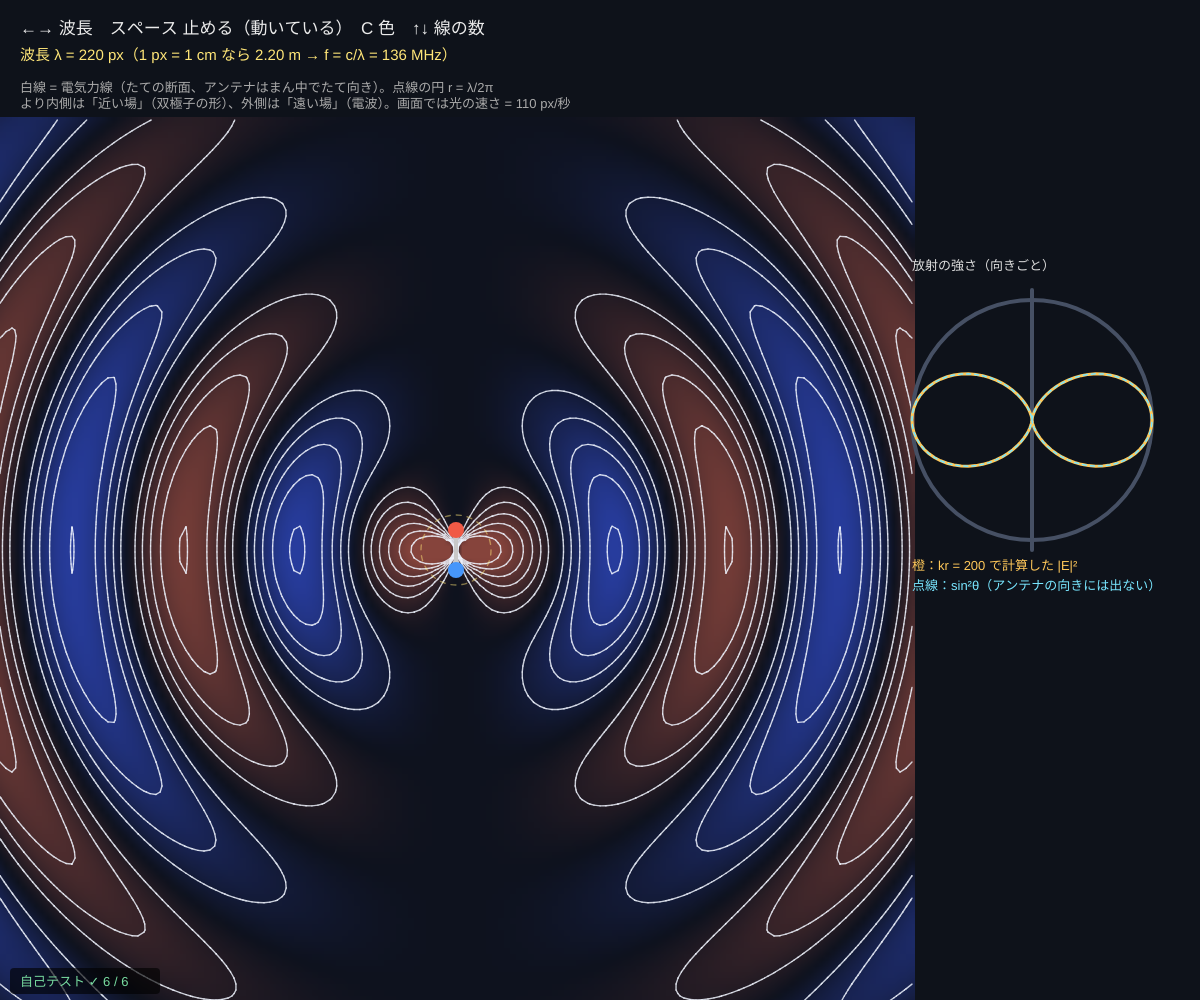
Frame 1 (no input)
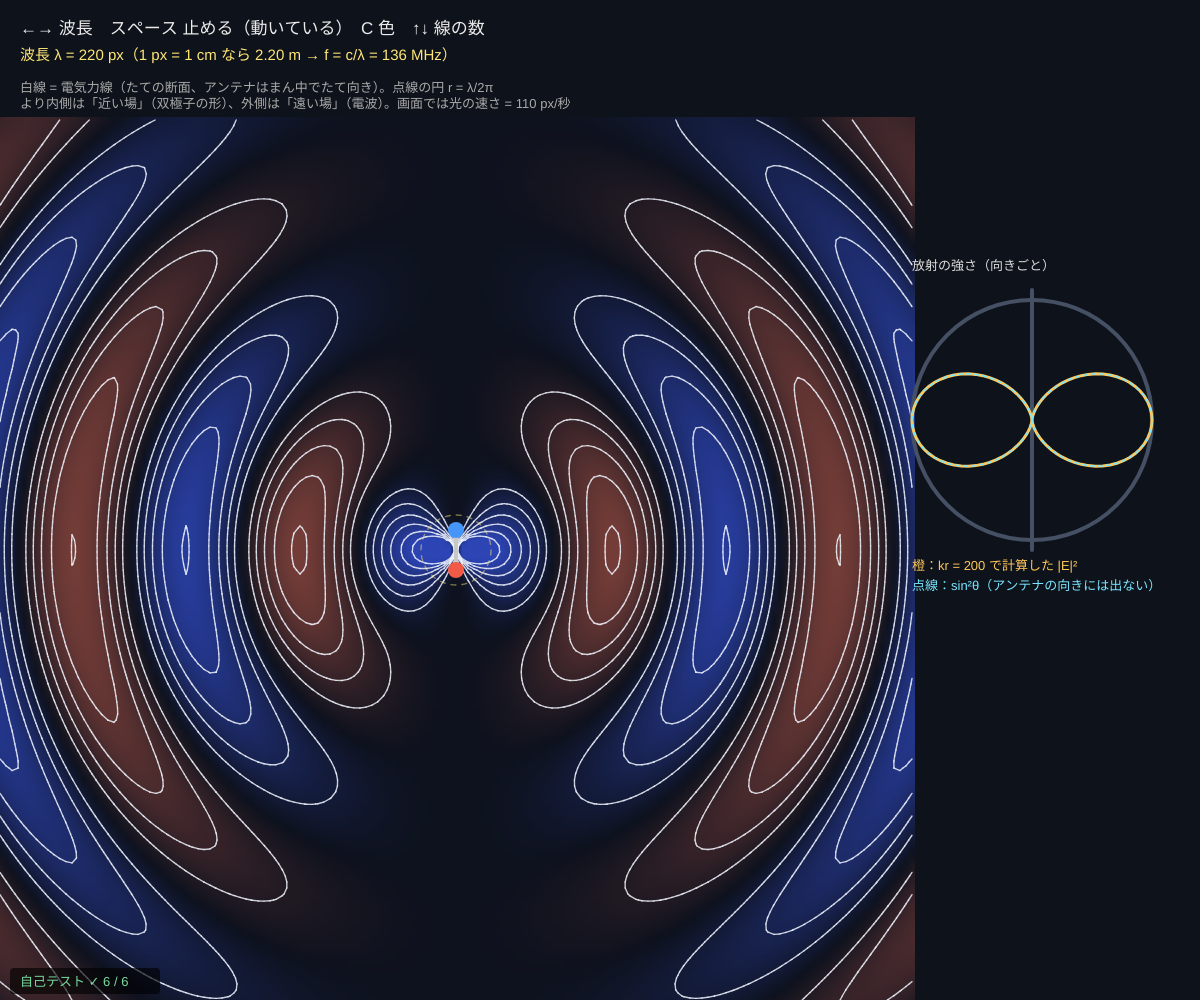
Frame 60 (no input)
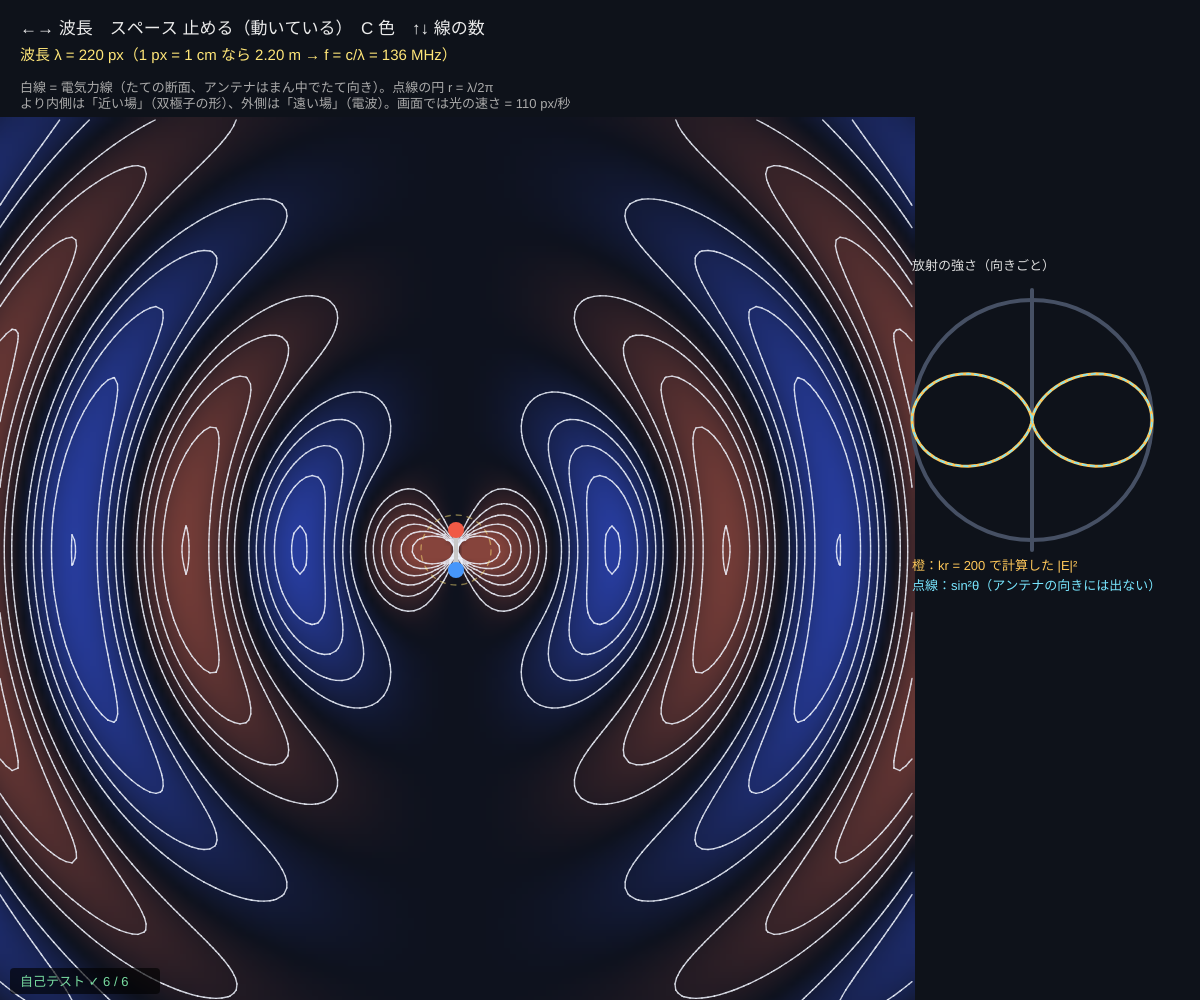
Frame 120 (the mouse pressed at the canvas centre since frame 60)

The p5.js sketch that drew these frames (run headless with seeded random() and noise() and a simulated clock; from frame 60 on, the mouse is pressed at the canvas centre):

// p5.js sketch
// ── sketch.js
// ============================================
// 12 アンテナからの電波 ─ 振動する電気双極子のまわりの電気力線
// まん中の短いアンテナで ＋ と − が入れかわり続ける（ヘルツの双極子）。電場は式で正確にわかる（解析解）
// 電気力線 = 関数 Ψ = sin²θ·(cos(kr − ωt)/(kr) + sin(kr − ωt)) の等高線。近くでは双極子の形、遠くでは輪が切りはなされて光の速さで飛んでいく
// ←→ = 波長（周波数）/ スペース = 止める / C = 色 / ↑↓ = 線の数
// ============================================

const CPX = 110;                       // ★ 画面の上での光の速さ [px/秒]（本物は 3×10⁸ m/s）
const PX_M = 0.01;                     // ★ 1 px = 1 cm として周波数を計算
const CELL = 6;                        // 等高線の格子 [px]
let lam = 220, phase = 0, paused = false, showColor = true, nLev = 6, cx, cy, NX, NY, psi, img;

function setup() {
  createCanvas(windowWidth, windowHeight);
  pixelDensity(1);
  cx = width * 0.38; cy = height * 0.55;
  NX = Math.ceil(width * 0.76 / CELL) + 1; NY = Math.ceil((height - 120) / CELL) + 1;
  psi = new Float64Array(NX * NY); img = createImage(NX, NY);
  selfTest();
}

function draw() {
  background(14, 18, 26);
  let k = (2 * Math.PI) / lam;
  if (!paused) phase += (2 * Math.PI * CPX / lam) * Math.min(deltaTime, 50) / 1000;     // ωt
  img.loadPixels();
  for (let j = 0; j < NY; j++) for (let i = 0; i < NX; i++) {
    let x = i * CELL - cx, z = cy - (120 + j * CELL), r = Math.hypot(x, z), th = Math.atan2(Math.abs(x), z);
    let v = streamPsi(Math.max(k * r, 0.25), th, phase), q = j * NX + i, p = 4 * q;
    psi[q] = v;
    let e = showColor ? clampv(Math.abs(v), 0, 1.2) / 1.2 : 0;                           // 色：|Ψ|
    img.pixels[p] = 14 + (v > 0 ? 120 * e : 30 * e); img.pixels[p + 1] = 18 + 50 * e; img.pixels[p + 2] = 30 + (v < 0 ? 150 * e : 30 * e); img.pixels[p + 3] = 255;
  }
  img.updatePixels();
  image(img, -CELL / 2, 120 - CELL / 2, NX * CELL, NY * CELL);
  stroke(240, 245, 255, 210); strokeWeight(1.4);
  for (let L = 1; L <= nLev; L++) for (let sgn of [1, -1]) {
    let lev = (sgn * L) / (nLev + 1) * 1.4;
    for (let s of marchingSquares(psi, NX, NY, lev)) line(s[0] * CELL, 120 + s[1] * CELL, s[2] * CELL, 120 + s[3] * CELL);
  }
  // 近い場と遠い場の境目 r = λ/2π
  noFill(); stroke(255, 230, 120, 120); drawingContext.setLineDash([5, 6]); circle(cx, cy, (2 * lam) / (2 * Math.PI)); drawingContext.setLineDash([]);
  // アンテナ（電荷 ± が入れかわる）
  let q = Math.cos(phase);
  stroke(200); strokeWeight(4); line(cx, cy - 18, cx, cy + 18);
  noStroke(); fill(q > 0 ? color(240, 90, 70) : color(70, 150, 250)); circle(cx, cy - 20, 6 + 10 * Math.abs(q));
  fill(q > 0 ? color(70, 150, 250) : color(240, 90, 70)); circle(cx, cy + 20, 6 + 10 * Math.abs(q));
  drawPattern(width * 0.86, height * 0.42, Math.min(130, width * 0.1));
  // 文字
  let f = (CPX / lam), fReal = 3e8 / (lam * PX_M);
  noStroke(); fill(235); textSize(17);
  text('←→ 波長　スペース 止める（' + (paused ? '止めている' : '動いている') + '）　C 色　↑↓ 線の数', 20, 34);
  fill(255, 230, 120); textSize(15);
  text('波長 λ = ' + lam + ' px（1 px = 1 cm なら ' + (lam * PX_M).toFixed(2) + ' m → f = c/λ = ' + sci(fReal / 1e6) + ' MHz）', 20, 60);
  fill(170); textSize(13);
  text('白線 = 電気力線（たての断面、アンテナはまん中でたて向き）。点線の円 r = λ/2π より内側は「近い場」（双極子の形）、外側は「遠い場」（電波）。画面では光の速さ = ' + CPX + ' px/秒', 20, 82, width * 0.7);
  noStroke(); fill(0, 0, 0, 160); rect(10, height - 32, 150, 26, 4);
  drawSelfTest(20, height - 14);
}

// 右：放射の強さの向き（遠くの E を式で計算して |E|² の時間平均）と sin²θ
function drawPattern(x, y, R) {
  noFill(); stroke(70, 80, 100); circle(x, y, 2 * R); line(x, y - R - 10, x, y + R + 10);
  let pts = [], pts2 = [];
  for (let a = 0; a <= 360; a += 3) {
    let th = (a * Math.PI) / 180, s = farIntensity(Math.abs(th) % (2 * Math.PI)), r = R * s;
    pts.push([x + r * Math.sin(th), y - r * Math.cos(th)]);
    let r2 = R * Math.sin(th) ** 2; pts2.push([x + r2 * Math.sin(th), y - r2 * Math.cos(th)]);
  }
  stroke(255, 200, 90); strokeWeight(3); polyline(pts);
  stroke(120, 230, 255); strokeWeight(1.5); drawingContext.setLineDash([4, 4]); polyline(pts2); drawingContext.setLineDash([]);
  noStroke(); fill(220); textSize(13);
  text('放射の強さ（向きごと）', x - R, y - R - 30);
  fill(255, 200, 90); text('橙：kr = 200 で計算した |E|²', x - R, y + R + 30); fill(120, 230, 255); text('点線：sin²θ（アンテナの向きには出ない）', x - R, y + R + 50);
}

function keyPressed() {
  if (key === RIGHT_ARROW) lam = Math.min(400, lam + 20);
  if (key === LEFT_ARROW) lam = Math.max(60, lam - 20);
  if (key === UP_ARROW) nLev = Math.min(12, nLev + 1);
  if (key === DOWN_ARROW) nLev = Math.max(2, nLev - 1);
  if (key === ' ') paused = !paused;
  if (key === 'c' || key === 'C') showColor = !showColor;
  if (key === 'r' || key === 'R') { lam = 220; nLev = 6; paused = false; }
  return false;
}

// ---- 自己テスト
function selfTest() {
  selfTestResults = [];
  let worst = 0;
  for (let n = 0; n < 40; n++) {                           // E が Ψ の等高線にそっている（E·∇Ψ = 0）
    let kr = 0.3 + n * 0.37, th = 0.2 + ((n * 0.61) % 2.7), wt = n * 0.9, e = fieldE(kr, th, wt), h = 1e-6;
    let dr = (streamPsi(kr + h, th, wt) - streamPsi(kr - h, th, wt)) / (2 * h), dth = (streamPsi(kr, th + h, wt) - streamPsi(kr, th - h, wt)) / (2 * h) / kr;
    worst = Math.max(worst, Math.abs(e[0] * dr + e[1] * dth) / (Math.hypot(e[0], e[1]) * Math.hypot(dr, dth) + 1e-300));
  }
  check('式の電場 E は Ψ の等高線（電気力線）にそっている（E·∇Ψ ≈ 0）', worst < 1e-5);
  check('遠くの放射の強さ ∝ sin²θ（1% 以内）', [0.3, 0.7, 1.2].every((t) => nearRel(farIntensity(t), Math.sin(t) ** 2, 0.01)));
  let P = 0, n = 2000; for (let i = 0; i < n; i++) { let t = (Math.PI * (i + 0.5)) / n, c = cplxE(500, t); P += (c[2] * c[2] + c[3] * c[3]) * 500 * 500 * 2 * Math.PI * Math.sin(t) * (Math.PI / n); }
  check('全部の向きに出る電力 ∝ ∫sin²θ dΩ = 8π/3（ラーモアの式の形、1% 以内）', nearRel(P, (8 * Math.PI) / 3, 0.01));
  let e0 = fieldE(0.01, 0.6, 0);
  check('ごく近く（kr ≪ 1）は ふつうの双極子：E_r/E_θ = 2 cot θ', nearRel(e0[0] / e0[1], 2 / Math.tan(0.6), 1e-3));
  let root = (wt) => { let lo = 40, hi = 40 + Math.PI; for (let i = 0; i < 60; i++) { let m = (lo + hi) / 2; (Math.sign(streamPsi(m, Math.PI / 2, wt)) === Math.sign(streamPsi(lo, Math.PI / 2, wt))) ? (lo = m) : (hi = m); } return lo; };
  check('遠くの輪は光の速さで進む（Δ(kr) = Δ(ωt)、1% 以内）', nearRel(root(0.5) - root(0), 0.5, 0.01));
  check('c = fλ：λ = 2 m → f = 150 MHz', near(3e8 / 2 / 1e6, 150, 1e-9));
  reportSelfTest();
}

// ---------- やってみよう ----------
// 1. 止めて（スペース）、電気力線の輪がアンテナから切りはなされる瞬間を探そう
// 2. ←→ で波長を変えると、点線の円（λ/2π）と輪の間隔はどう変わる？
// 3. アンテナの真上（たての向き）には電波が出ない。右の図で確かめよう。テレビのアンテナの向きとの関係は？
// 4. FM ラジオ（80 MHz）の波長は何 m？ そのときの半波長アンテナの長さは？
// 5. CPX を変えて、画面の上での光の速さを変えてみよう


// ==================================================
// ここから下は「電磁気の道具」（中身は読まなくても OK。消さないでね）
// ==================================================
// ---- 電気力線の関数 Ψ（kr、θ = アンテナの向きからの角度、wt = ωt）
function streamPsi(kr, th, wt) { let a = kr - wt; return Math.sin(th) ** 2 * (Math.cos(a) / kr + Math.sin(a)); }
// ---- ヘルツの双極子の電場（係数 k³p/4πε0 を 1 にした値）：複素数で [Re E_r, Im E_r, Re E_θ, Im E_θ]（時刻 0）
// E_r = 2cosθ (1/(kr)³ − i/(kr)²) e^{ikr}、E_θ = sinθ (1/(kr)³ − i/(kr)² − 1/(kr)) e^{ikr}
function cplxE(kr, th) {
  let c = Math.cos(kr), s = Math.sin(kr), a = 1 / kr ** 3, b = 1 / kr ** 2, d = 1 / kr;
  let mul = (re, im) => [re * c - im * s, re * s + im * c];
  let er = mul(a, -b), et = mul(a - d, -b);
  return [2 * Math.cos(th) * er[0], 2 * Math.cos(th) * er[1], Math.sin(th) * et[0], Math.sin(th) * et[1]];
}
// ---- 時刻 t の本物の電場 Re(E e^{−iωt}) = [E_r, E_θ]
function fieldE(kr, th, wt) { let c = cplxE(kr, th), cw = Math.cos(wt), sw = Math.sin(wt); return [c[0] * cw + c[1] * sw, c[2] * cw + c[3] * sw]; }
// ---- 遠く（kr = 200）での |E|² の時間平均を、θ = 90° を 1 として
function farIntensity(th) { let c = cplxE(200, th), m = cplxE(200, Math.PI / 2); return (c[0] ** 2 + c[1] ** 2 + c[2] ** 2 + c[3] ** 2) / (m[2] ** 2 + m[3] ** 2); }
// ---- マーチング・スクエア：値 = level の線分 [x1, y1, x2, y2]（格子の単位）
function marchingSquares(g, nx, ny, level) {
  let segs = [];
  let at = (a, b, ia, ja, ib, jb) => { let t = (level - a) / (b - a); return [ia + t * (ib - ia), ja + t * (jb - ja)]; };
  for (let j = 0; j < ny - 1; j++) for (let i = 0; i < nx - 1; i++) {
    let v0 = g[j * nx + i], v1 = g[j * nx + i + 1], v2 = g[(j + 1) * nx + i + 1], v3 = g[(j + 1) * nx + i];
    let pts = [];
    if ((v0 > level) !== (v1 > level)) pts.push(at(v0, v1, i, j, i + 1, j));
    if ((v1 > level) !== (v2 > level)) pts.push(at(v1, v2, i + 1, j, i + 1, j + 1));
    if ((v2 > level) !== (v3 > level)) pts.push(at(v2, v3, i + 1, j + 1, i, j + 1));
    if ((v3 > level) !== (v0 > level)) pts.push(at(v3, v0, i, j + 1, i, j));
    if (pts.length >= 2) segs.push([pts[0][0], pts[0][1], pts[1][0], pts[1][1]]);
    if (pts.length === 4) segs.push([pts[2][0], pts[2][1], pts[3][0], pts[3][1]]);
  }
  return segs;
}
// ---- 描く道具（どのスケッチも同じ）
function clampv(v, a, b) { return v < a ? a : v > b ? b : v; }
function polyline(pts) {               // 点が 2 つ以上あるときだけ折れ線を描く（[[x, y], ...]）
  if (!pts || pts.length < 2) return;
  beginShape(); for (let p of pts) vertex(p[0], p[1]); endShape();
}
function arrowTo(x1, y1, x2, y2, hs) {  // (x1, y1) → (x2, y2) の矢印。hs = 矢じりの大きさ
  let dx = x2 - x1, dy = y2 - y1, L = Math.hypot(dx, dy);
  if (!(L > 0.5)) return;
  line(x1, y1, x2, y2);
  let ux = dx / L, uy = dy / L, h = Math.min(hs || 8, L * 0.5);
  line(x2, y2, x2 - h * ux + h * 0.5 * uy, y2 - h * uy - h * 0.5 * ux);
  line(x2, y2, x2 - h * ux - h * 0.5 * uy, y2 - h * uy + h * 0.5 * ux);
}
const SUP = { '-': '⁻', '0': '⁰', '1': '¹', '2': '²', '3': '³', '4': '⁴', '5': '⁵', '6': '⁶', '7': '⁷', '8': '⁸', '9': '⁹' };
function sci(v, d) {                   // 0.000032 → "3.20×10⁻⁵"（大きい数・小さい数を読みやすく）
  if (!isFinite(v)) return '—';
  if (v === 0) return '0';
  let sig = d === undefined ? 3 : d, e = Math.floor(Math.log10(Math.abs(v)));
  if (e >= -2 && e <= 3) return v.toFixed(Math.max(0, sig - 1 - e));
  let m = v / Math.pow(10, e);
  return m.toFixed(sig - 1) + '×10' + String(e).split('').map((c) => SUP[c]).join('');
}
// グラフの枠：g = { x, y, w, h }。lo〜hi の範囲で、数字の配列 arr を左から右へ（cap 個ぶん）
function plotFrame(g, title, lo, hi) {
  noFill(); stroke(70, 80, 100); strokeWeight(1); rect(g.x, g.y, g.w, g.h);
  if (lo < 0 && hi > 0) { let y0 = g.y + g.h * (hi / (hi - lo)); stroke(70, 80, 100, 160); line(g.x, y0, g.x + g.w, y0); }
  noStroke(); fill(200); textSize(13); text(title, g.x + 4, g.y - 6);
  fill(140); textSize(11); text(sci(hi, 2), g.x + g.w + 4, g.y + 10); text(sci(lo, 2), g.x + g.w + 4, g.y + g.h);
}
function plotTrace(g, arr, lo, hi, cap) {
  if (!arr || arr.length < 2) return;
  noFill(); beginShape();
  for (let i = 0; i < arr.length; i++) vertex(g.x + (i / (cap - 1)) * g.w, g.y + g.h - clampv((arr[i] - lo) / (hi - lo), 0, 1) * g.h);
  endShape();
}
function pushCap(arr, v, cap) { arr.push(v); if (arr.length > cap) arr.shift(); }
// ---- 自己テストの道具
let selfTestResults = [];
function check(name, cond) { selfTestResults.push({ name, ok: !!cond }); }
function near(a, b, tol) { return a !== null && a !== undefined && isFinite(a) && Math.abs(a - b) <= (tol === undefined ? 1e-9 : tol); }
function nearRel(a, b, rel) { return near(a, b, Math.abs(b) * rel); }   // 相対誤差 rel 以内
function reportSelfTest() { for (let r of selfTestResults) (r.ok ? console.log : console.error)((r.ok ? '✓ ' : '✗ ') + r.name); }
function selfTestLine() { let n = selfTestResults.filter((r) => r.ok).length; return '自己テスト ' + (n === selfTestResults.length ? '✓ ' : '✗ ') + n + ' / ' + selfTestResults.length; }
function drawSelfTest(x, y) {
  noStroke(); textSize(13);
  if (selfTestResults.length > 0 && selfTestResults.every((r) => r.ok)) fill(120, 220, 160); else fill(255, 100, 90);
  text(selfTestLine(), x, y);
}
